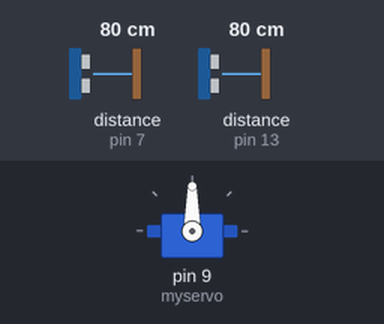
A sketch run on a simulated Arduino Uno, built with avr-gcc and run on an emulated ATmega328P. On the bench: servo. Wiring (inferred from the names in the program): 2 × ultrasonic range finder: trigger pin 6, echo pin 7 / trigger pin 12, echo pin 13. The test bench sets the inputs (shaded band); at power-on: distance to the obstacle (sensors on pin 7, pin 13) 80 cm. The echo pulse lasts 58.3 µs per cm; what the sketch prints to the serial monitor is not drawn.

Above: at 1.2 s.
1.3 s: distance to the obstacle (sensor on pin 7) set to 90 cm
2.8 s: distance to the obstacle (sensor on pin 7) set to 98 cm
At 2.99 s:
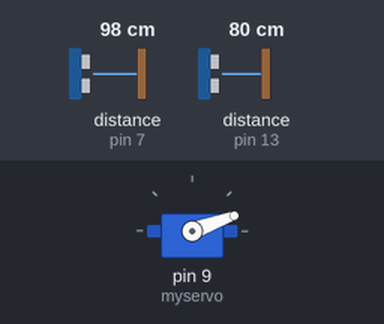
5.8 s: distance to the obstacle (sensor on pin 13) set to 250 cm
At 8.27 s:
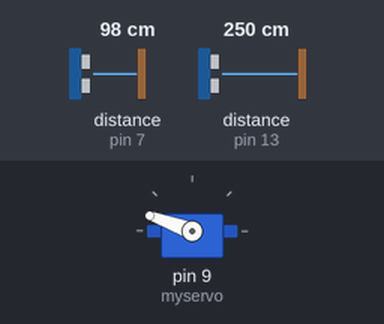
8.8 s: distance to the obstacle (sensor on pin 13) set to 127 cm
At 9.8 s:
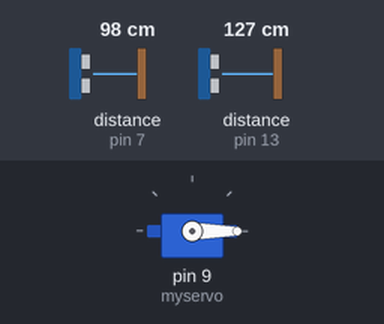
11.8 s: distance to the obstacle (sensor on pin 13) set to 118 cm
13.3 s: distance to the obstacle (sensor on pin 13) set to 84 cm
16.3 s: distance to the obstacle (sensor on pin 13) set to 78 cm
At 20.1 s:
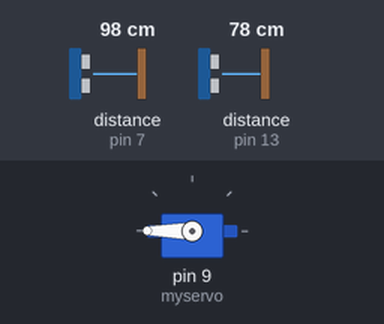
Timing chart, 0 to 20.3 s (numbered marks = the images above; inputs shaded):
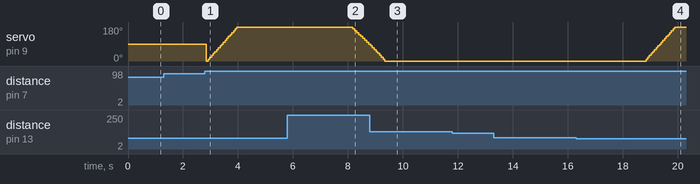

Measured:
- the behaviour switches between 95 and 96 cm on distance to the obstacle (sensor on pin 7) (found by bisection; images 0 and 1)
- the behaviour switches between 82 and 81 cm on distance to the obstacle (sensor on pin 13) (found by bisection; images 3 and 4)
- after the input at 1.3 s, every drawn part: stays the same
- after the input at 11.8 s, every drawn part: stays the same
- after the input at 13.3 s, every drawn part: stays the same
- after the input at 16.3 s, servo on pin 9 (myservo): moves from 0° to 180° over 1.0 s, starting after 2.5 s

The sketch:

AutoTurretFaster.ino
```cpp
/*
HC-SR04 Ping distance sensor
VCC to Arduino 5V
GND to Arduino GND
Echo to Arduino pin 13
Trig to Arduino pin 12
More info at: http://goo.gl/kJ8Gl
Original code improvements to the Ping sketch sourced from Trollmaker.com
Some code and wiring inspired by http://en.wikiversity.org/wiki/User:Dstaub/robotcar
Modified by Tolson Winters (Aug 27, 2014) for simplified serial monitor reading.
*/

#include <Servo.h>

Servo myservo;  // create servo object to control a servo

int potpin = 0;  // analog pin used to connect the potentiometer
int val;   // variable to read the value from the analog pin
float error = 0.2;

#define LefttrigPin 12
#define LeftechoPin 13
#define RighttrigPin 6
#define RightechoPin 7

void setup() {
  Serial.begin (9600);
  myservo.attach(9);  // attaches the servo on pin 9 to the servo object
  pinMode(LefttrigPin, OUTPUT);
  pinMode(LeftechoPin, INPUT);
  pinMode(RighttrigPin, OUTPUT);
  pinMode(RightechoPin, INPUT);
  myservo.write(90);
}

void loop() {
  long Leftduration, Leftdistance;
  digitalWrite(LefttrigPin, LOW);
  delayMicroseconds(2);
  digitalWrite(LefttrigPin, HIGH);
  delayMicroseconds(10);
  digitalWrite(LefttrigPin, LOW);
  Leftduration = pulseIn(LeftechoPin, HIGH);
  Leftdistance = Leftduration/(2*29.1);
  Serial.print(Leftdistance);
  delay(20);

  long Rightduration, Rightdistance;
  digitalWrite(RighttrigPin, LOW);
  delayMicroseconds(2);
  digitalWrite(RighttrigPin, HIGH);
  delayMicroseconds(10);
  digitalWrite(RighttrigPin, LOW);
  Rightduration = pulseIn(RightechoPin, HIGH);
  Rightdistance = Rightduration/(2*29.1);
  Serial.print(Rightdistance);
  delay(20);
//Motor Movement

  if (Rightduration > Leftduration + Leftduration*error){
  //val = 60-atan(Rightdistance)/6;
  myservo.write(val);
  val = val + 10;
  delay(10);
  }
  if (Rightduration < Leftduration - Leftduration*error){
  myservo.write(val);
  //val = 60-atan(Leftdistance)/6;
  val = val - 10;
  delay(10);
  }
}
```
